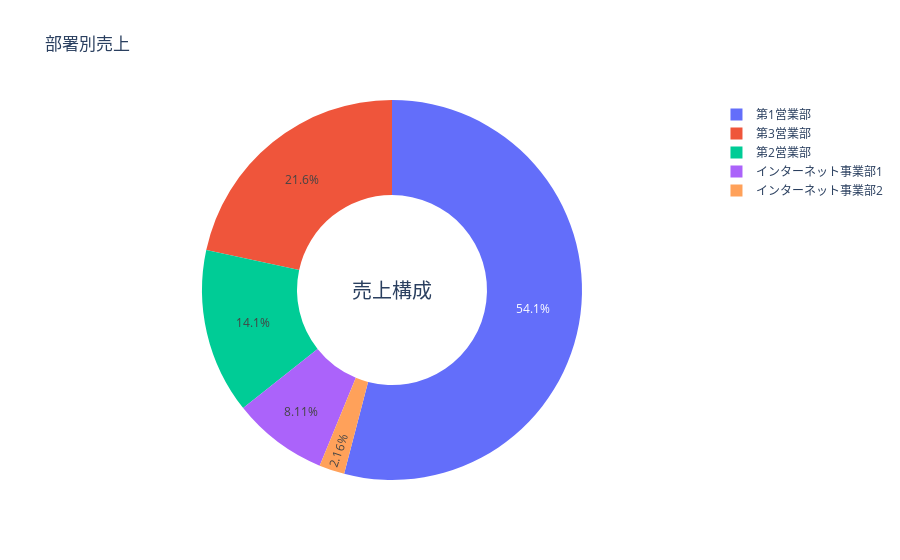

This figure's notebook cell:
### Code cell
# Pieグラフ（ドーナツチャート）
fig = go.Figure(
    data=[go.Pie(labels=sales_dep["label"], values=sales_dep["value"], hole=0.5)]
)

# グラフタイトルとドーナツ部分の文字列
fig.update_layout(
    title_text="部署別売上",
    annotations=[
        {"text": "売上構成", "x": 0.5, "y": 0.5, "font_size": 20, "showarrow": False}
    ],
)

# 表示
fig.show()

### Figure 1 — Plotly figure (JSON) as saved in the notebook; plotly's stock layout.template omitted (floating-point values rounded to 4 significant figures)
{"data": [{"hole": 0.5, "labels": ["第1営業部", "第2営業部", "第3営業部", "インターネット事業部1", "インターネット事業部2"], "type": "pie", "values": [500, 130, 200, 75, 20]}], "layout": {"annotations": [{"font": {"size": 20}, "showarrow": false, "text": "売上構成", "x": 0.5, "y": 0.5}], "title": {"text": "部署別売上"}}}
